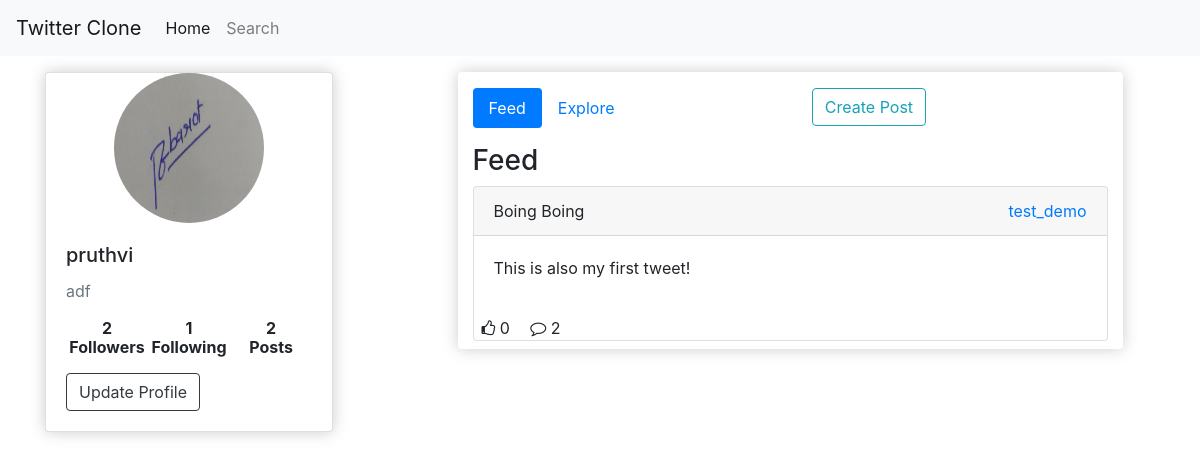
The app's page / (signed in) with its own data.
### twitterapp/models.py (models this page shows, shortened)
class Profile(models.Model):
    id = models.UUIDField(primary_key=True,default=uuid.uuid4,editable=False)
    user = models.OneToOneField(User,on_delete=models.CASCADE,null=True)
    bio = models.TextField(max_length=500, blank=True)
    location = models.CharField(max_length=30, blank=True)
    birth_date = models.DateField(null=True, blank=True)
    profile_image = models.ImageField(upload_to='images/',null=True,blank=True)
    followers = models.ManyToManyField(Following,related_name='profiles')
    mode = models.CharField(max_length=50,choices=[('public','Public'),('private','Private')],default='public')
    @property
    def get_followers(self):
        return [line.follower for line in self.followers.all().filter(target=self.user)]
    @property
    def follower_count(self):
        return Following.objects.filter(target=self.user).count()
    @property
    def following_count(self):
        return Following.objects.filter(follower=self.user).count()
    @property
    def post_count(self):
        return self.post_set.all().count()

class Post(models.Model):
    author = models.ForeignKey(Profile,on_delete=models.CASCADE,null=True)
    title = models.CharField(max_length=250,null=True)
    content = RichTextField()
    date_created = models.DateTimeField(auto_now_add=True)
    @property
    def comment_count(self):
        return Post.objects.filter(id=self.id).aggregate(
            comment_count = Count('comments',filter=(
                Q(comments__parent_comment=None)
                ))
            )['comment_count']
    @property
    def like_count(self):
        return Post.objects.filter(id=self.id).aggregate(
            likes_count = Count('like')
        )['likes_count']

### twitterapp/views.py (the view)
# urls.py: path('',views.IndexView,name='index'),
@login_required(login_url='login')
def IndexView(request):
    profile = request.user.profile
    profiles = Profile.objects.select_related('user').exclude(id=profile.id)
    feed_posts = Post.objects.select_related('author').filter(
        author__followers__follower=request.user) \
        .order_by('-date_created')
    return render(request, 'index.html',
                  {'profile': profile,
                   'explore_profiles': profiles,
                   'feed_posts': feed_posts})

### twitterapp/templates/index.html (shortened to what this page needs)
{% extends 'main.html' %}
{% block content %}
{% load static %}
<div class="row mt-3">
  <div class="col-md-4">
    <div class="card box-element" style="width: 18rem;">
      {% if profile.profile_image%}
      <img src="{{profile.profile_image.url}}" class="avatar" alt="...">
      {% else %}
      <img src="http://www.gravatar.com/avatar/?d=identicon" class="avatar" alt="...">
      {% endif %}
      <div class="card-body">
        <h5 class="card-title">{{request.user.username}}</h5>
        <p class="card-text text-muted">
          {% if profile %}
          {{profile.bio|safe}}
        </p>
        {% endif %}
        <div style="display: flex;">
          <div id="followers" data-profile="{{profile.id}}" style="flex:3">
            <h6 class="text-center"><b>{{profile.follower_count}}<p>Followers</p></b></h6>
          </div>
          <div id="followings" data-profile="{{profile.id}}" style="flex:3">
            <h6 class="text-center"><b>{{profile.following_count}}<p>Following</p></b></h6>
          </div>
          <div id="posts" data-profile="{{profile.id}}" style="flex:3">
            <h6 class="text-center"><b>{{profile.post_count}}<p>Posts</p></b></h6>
          </div>
        </div>
        <div>
          <a href="{% url 'update-profile' %}" class="btn btn-outline-dark">Update Profile</a>
        </div>
      </div>
    </div>
  </div>
  <div id="feed-content" class="col-md-7 mx-auto box-element" style="height:max-content;">
    <ul class="nav nav-pills mt-3 mb-3" id="pills-tab" role="tablist">
      <li class="nav-item" role="presentation">
        <a class="nav-link active" id="pills-feed-tab" data-toggle="pill" href="#pills-feed" role="tab"
          aria-controls="pills-feed" aria-selected="true">Feed</a>
      </li>
      <li class="nav-item" role="presentation">
        <a class="nav-link" id="pills-explore-tab" data-toggle="pill" href="#pills-explore" role="tab"
          aria-controls="pills-explore" aria-selected="false">Explore</a>
      </li>
      <li class="nav-item" style="margin: 0 auto;" role="presentation">
        <a href="{% url 'create-post' %}" class="btn btn-outline-info">Create Post</a>
      </li>
    </ul>
    <div class="tab-content" id="pills-tabContent">
      <div class="tab-pane fade show active" id="pills-feed" role="tabpanel" aria-labelledby="pills-feed-tab">
        <h3>Feed</h3>
        {% include 'post_list.html' with posts=feed_posts %}
      </div>
    </div>
  </div>
</div>
{% endblock%}

### twitterapp/templates/main.html (shortened to what this page needs)
{% load static %}
<!DOCTYPE html>
<html lang="en">
<head>
  <link rel="stylesheet" href="{% static 'css/lib/bootstrap.min.css' %}">
  <link rel="stylesheet" href="{% static 'css/main-twitter.css'%}">
  <link rel="stylesheet" href="https://stackpath.bootstrapcdn.com/font-awesome/4.7.0/css/font-awesome.min.css">
</head>
<body>
  <nav class="navbar navbar-expand-lg navbar-light bg-light">
    <a class="navbar-brand" href="#">Twitter Clone</a>
    <div class="collapse navbar-collapse" id="navbarNavAltMarkup">
      <div class="navbar-nav">
        <a class="nav-item nav-link active" href="{% url 'index' %}">Home <span class="sr-only">(current)</span></a>
        <a class="nav-item nav-link" href="{% url 'search' %}">Search</a>
      </div>
    </div>
  </nav>
  <div class="container">
    {% block content %}
    {% endblock %}
  </div>
</body>
</html>

### twitterapp/templates/post_list.html
{% for post in posts %}
<div class="card mb-2">
    <div class="card-header">
        {{post.title}}
        <a style="float: right;" href="{% url 'visit-profile' post.author.id %}">
            {{post.author.user.username}}
        </a>
    </div>
    <div class="card-body" onclick="location.href='{% url 'post-detail' post.id %}'">
        {{post.content|safe}}
    </div>
    <div>
        <span class="mx-2 like-x" data-postId="{{post.id}}">
            <i class="fa fa-thumbs-o-up" aria-hidden="true"></i>
            <span id="likes-count">{{post.like_count}}</span>
        </span>
        <span class="mx-2 comment-x" data-postId="{{post.id}}">
            <i class="fa fa-comment-o" aria-hidden="true"></i>
            <span id="comments-count">{{post.comment_count}}</span>
        </span>
    </div>
</div>
{% endfor %}

### static/css/main-twitter.css (style rules this page uses)
.avatar { width: 150px; height: 150px; background-size: cover; background-position: top center; border-radius: 50%; display: block; margin-left: auto; margin-right: auto; }
.box-element { box-shadow:hsl(0, 0%, 80%) 0 0 16px; background-color: #fff; border-radius: 4px; }

### records on screen
Profile: profile_image (picture), bio "adf", follower_count "2", following_count "1", post_count "2"
Post: title "Boing Boing", author.user.username "test_demo", content "This is also my first tweet!", like_count "0", comment_count "2"

### other values on screen
{{ request.user.username }} "pruthvi"
